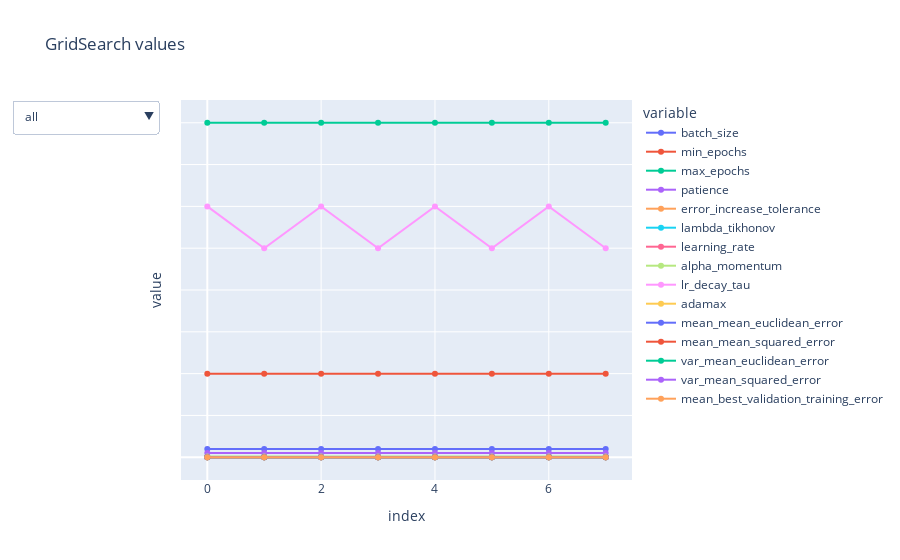

The notebook cell this image was saved under:
### Code cell
plot_gs(gs_results_clean[numerical_col].iloc[:25], 'GridSearch values')

### Figure 1 — Plotly figure (JSON) as saved in the notebook; plotly's stock layout.template omitted (floating-point values rounded to 4 significant figures)
{"data": [{"legendgroup": "batch_size", "line": {"color": "#636efa", "dash": "solid"}, "marker": {"symbol": "circle"}, "mode": "markers+lines", "name": "batch_size", "orientation": "v", "showlegend": true, "type": "scatter", "x": [0, 1, 2, 3, 4, 5, 6, 7], "xaxis": "x", "y": [10, 10, 10, 10, 10, 10, 10, 10], "yaxis": "y"}, {"legendgroup": "min_epochs", "line": {"color": "#EF553B", "dash": "solid"}, "marker": {"symbol": "circle"}, "mode": "markers+lines", "name": "min_epochs", "orientation": "v", "showlegend": true, "type": "scatter", "x": [0, 1, 2, 3, 4, 5, 6, 7], "xaxis": "x", "y": [100, 100, 100, 100, 100, 100, 100, 100], "yaxis": "y"}, {"legendgroup": "max_epochs", "line": {"color": "#00cc96", "dash": "solid"}, "marker": {"symbol": "circle"}, "mode": "markers+lines", "name": "max_epochs", "orientation": "v", "showlegend": true, "type": "scatter", "x": [0, 1, 2, 3, 4, 5, 6, 7], "xaxis": "x", "y": [400, 400, 400, 400, 400, 400, 400, 400], "yaxis": "y"}, {"legendgroup": "patience", "line": {"color": "#ab63fa", "dash": "solid"}, "marker": {"symbol": "circle"}, "mode": "markers+lines", "name": "patience", "orientation": "v", "showlegend": true, "type": "scatter", "x": [0, 1, 2, 3, 4, 5, 6, 7], "xaxis": "x", "y": [5, 5, 5, 5, 5, 5, 5, 5], "yaxis": "y"}, {"legendgroup": "error_increase_tolerance", "line": {"color": "#FFA15A", "dash": "solid"}, "marker": {"symbol": "circle"}, "mode": "markers+lines", "name": "error_increase_tolerance", "orientation": "v", "showlegend": true, "type": "scatter", "x": [0, 1, 2, 3, 4, 5, 6, 7], "xaxis": "x", "y": [1e-05, 1e-05, 1e-05, 1e-05, 1e-05, 1e-05, 1e-05, 1e-05], "yaxis": "y"}, {"legendgroup": "lambda_tikhonov", "line": {"color": "#19d3f3", "dash": "solid"}, "marker": {"symbol": "circle"}, "mode": "markers+lines", "name": "lambda_tikhonov", "orientation": "v", "showlegend": true, "type": "scatter", "x": [0, 1, 2, 3, 4, 5, 6, 7], "xaxis": "x", "y": [1e-06, 1e-06, 1e-06, 1e-06, 1e-06, 1e-06, 1e-06, 1e-06], "yaxis": "y"}, {"legendgroup": "learning_rate", "line": {"color": "#FF6692", "dash": "solid"}, "marker": {"symbol": "circle"}, "mode": "markers+lines", "name": "learning_rate", "orientation": "v", "showlegend": true, "type": "scatter", "x": [0, 1, 2, 3, 4, 5, 6, 7], "xaxis": "x", "y": [0.005, 0.005, 0.002, 0.002, 0.001, 0.001, 0.0005, 0.0005], "yaxis": "y"}, {"legendgroup": "alpha_momentum", "line": {"color": "#B6E880", "dash": "solid"}, "marker": {"symbol": "circle"}, "mode": "markers+lines", "name": "alpha_momentum", "orientation": "v", "showlegend": true, "type": "scatter", "x": [0, 1, 2, 3, 4, 5, 6, 7], "xaxis": "x", "y": [0.75, 0.75, 0.75, 0.75, 0.75, 0.75, 0.75, 0.75], "yaxis": "y"}, {"legendgroup": "lr_decay_tau", "line": {"color": "#FF97FF", "dash": "solid"}, "marker": {"symbol": "circle"}, "mode": "markers+lines", "name": "lr_decay_tau", "orientation": "v", "showlegend": true, "type": "scatter", "x": [0, 1, 2, 3, 4, 5, 6, 7], "xaxis": "x", "y": [300, 250, 300, 250, 300, 250, 300, 250], "yaxis": "y"}, {"legendgroup": "adamax", "line": {"color": "#FECB52", "dash": "solid"}, "marker": {"symbol": "circle"}, "mode": "markers+lines", "name": "adamax", "orientation": "v", "showlegend": true, "type": "scatter", "x": [0, 1, 2, 3, 4, 5, 6, 7], "xaxis": "x", "y": [0, 0, 0, 0, 0, 0, 0, 0], "yaxis": "y"}, {"legendgroup": "mean_mean_euclidean_error", "line": {"color": "#636efa", "dash": "solid"}, "marker": {"symbol": "circle"}, "mode": "markers+lines", "name": "mean_mean_euclidean_error", "orientation": "v", "showlegend": true, "type": "scatter", "x": [0, 1, 2, 3, 4, 5, 6, 7], "xaxis": "x", "y": [0.2409, 0.2638, 0.2835, 0.2868, 0.2938, 0.297, 0.3082, 0.3157], "yaxis": "y"}, {"legendgroup": "mean_mean_squared_error", "line": {"color": "#EF553B", "dash": "solid"}, "marker": {"symbol": "circle"}, "mode": "markers+lines", "name": "mean_mean_squared_error", "orientation": "v", "showlegend": true, "type": "scatter", "x": [0, 1, 2, 3, 4, 5, 6, 7], "xaxis": "x", "y": [0.0765, 0.09177, 0.1081, 0.1114, 0.1168, 0.1181, 0.1261, 0.1312], "yaxis": "y"}, {"legendgroup": "var_mean_euclidean_error", "line": {"color": "#00cc96", "dash": "solid"}, "marker": {"symbol": "circle"}, "mode": "markers+lines", "name": "var_mean_euclidean_error", "orientation": "v", "showlegend": true, "type": "scatter", "x": [0, 1, 2, 3, 4, 5, 6, 7], "xaxis": "x", "y": [3.945e-05, 2.722e-05, 3.615e-05, 1.901e-05, 0.000138, 8.287e-05, 9.455e-06, 3.259e-05], "yaxis": "y"}, {"legendgroup": "var_mean_squared_error", "line": {"color": "#ab63fa", "dash": "solid"}, "marker": {"symbol": "circle"}, "mode": "markers+lines", "name": "var_mean_squared_error", "orientation": "v", "showlegend": true, "type": "scatter", "x": [0, 1, 2, 3, 4, 5, 6, 7], "xaxis": "x", "y": [1.58e-05, 1.847e-05, 4.892e-05, 3.416e-05, 7.89e-05, 4.264e-05, 1.964e-05, 2.236e-05], "yaxis": "y"}, {"legendgroup": "mean_best_validation_training_error", "line": {"color": "#FFA15A", "dash": "solid"}, "marker": {"symbol": "circle"}, "mode": "markers+lines", "name": "mean_best_validation_training_error", "orientation": "v", "showlegend": true, "type": "scatter", "x": [0, 1, 2, 3, 4, 5, 6, 7], "xaxis": "x", "y": [0.07147, 0.08664, 0.104, 0.1072, 0.1109, 0.1139, 0.1213, 0.1271], "yaxis": "y"}], "layout": {"hovermode": "x unified", "legend": {"title": {"text": "variable"}, "tracegroupgap": 0}, "title": {"text": "GridSearch values"}, "updatemenus": [{"buttons": [{"args": ["visible", [true, true, true, true, true, true]], "label": "all", "method": "restyle"}, {"args": ["visible", [false, false, false, false, false, false, false, false, false, true, false, false, false, false, false]], "label": "adamax optimizer", "method": "restyle"}, {"args": ["visible", [false, false, false, false, false, false, true, true, true, false, false, false, false, false, false]], "label": "standard optimizer", "method": "restyle"}, {"args": ["visible", [true, true, true, true, true, true, false, false, false, false, false, false, false, false, false]], "label": "general", "method": "restyle"}, {"args": ["visible", [false, false, false, false, false, false, false, false, false, false, true, true, true, true, true]], "label": "metrics", "method": "restyle"}], "direction": "down", "type": "dropdown"}], "xaxis": {"anchor": "y", "domain": [0, 1], "title": {"text": "index"}}, "yaxis": {"anchor": "x", "domain": [0, 1], "showticklabels": false, "title": {"text": "value"}}}}
